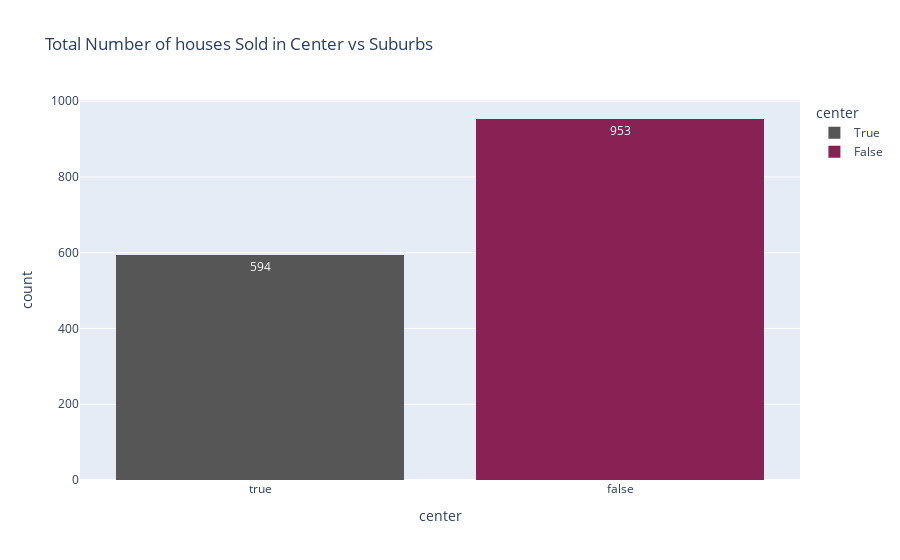

The cell this chart's notebook holds for it:
### Code cell
avg_price_by_location_count = px.histogram(df_sorted_sell, x= "center",color="center",  color_discrete_sequence = (['#565656'],["rgb(136,34,85)"]), histfunc="count", text_auto=True, title="Total Number of houses Sold in Center vs Suburbs")
avg_price_by_location_count.show()

### Figure 1 — Plotly figure (JSON) as saved in the notebook; plotly's stock layout.template omitted (floating-point values rounded to 4 significant figures; data arrays with more than 128 entries replaced by an {"elided": "..."} marker saying what was removed)
{"data": [{"alignmentgroup": "True", "bingroup": "x", "histfunc": "count", "hovertemplate": "center=%{x}<br>count=%{y}<extra></extra>", "legendgroup": "True", "marker": {"color": ["#565656"], "pattern": {"shape": ""}}, "name": "True", "offsetgroup": "True", "orientation": "v", "showlegend": true, "texttemplate": "%{value}", "type": "histogram", "x": {"elided": "594 bool values"}, "xaxis": "x", "yaxis": "y"}, {"alignmentgroup": "True", "bingroup": "x", "histfunc": "count", "hovertemplate": "center=%{x}<br>count=%{y}<extra></extra>", "legendgroup": "False", "marker": {"color": ["rgb(136,34,85)"], "pattern": {"shape": ""}}, "name": "False", "offsetgroup": "False", "orientation": "v", "showlegend": true, "texttemplate": "%{value}", "type": "histogram", "x": {"elided": "953 bool values"}, "xaxis": "x", "yaxis": "y"}], "layout": {"barmode": "relative", "legend": {"title": {"text": "center"}, "tracegroupgap": 0}, "title": {"text": "Total Number of houses Sold in Center vs Suburbs"}, "xaxis": {"anchor": "y", "categoryarray": [true, false], "categoryorder": "array", "domain": [0, 1], "title": {"text": "center"}}, "yaxis": {"anchor": "x", "domain": [0, 1], "title": {"text": "count"}}}}
